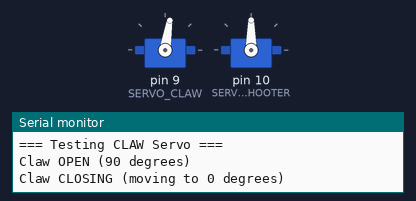
This sketch was run on a simulated Arduino Uno, built with avr-gcc and run on an emulated ATmega328P. Parts: 2 × servo, the last lines printed to the serial monitor.

Above: at 4.18 s.
At 5.4 s:
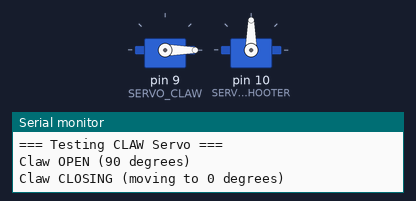
At 12.8 s:
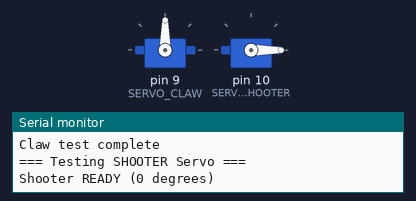
At 16.6 s:
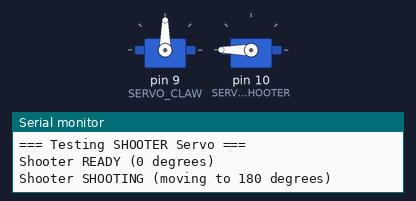
Timing chart, 0 to 40.0 s (numbered marks = the images above):
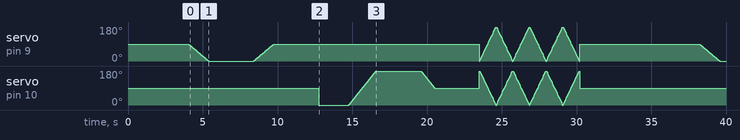

The sketch:

test_servos.ino
```cpp
/*
 * Servo Motor Test Sketch
 * Tests claw and shooter servos through their full range
 */

#include <Servo.h>

#define SERVO_CLAW     9
#define SERVO_SHOOTER  10

Servo clawServo;
Servo shooterServo;

void setup() {
  Serial.begin(9600);
  Serial.println("=== Servo Test ===");

  // Attach servos
  clawServo.attach(SERVO_CLAW);
  shooterServo.attach(SERVO_SHOOTER);

  // Initialize to neutral positions
  clawServo.write(90);
  shooterServo.write(90);

  Serial.println("Servos initialized to 90 degrees");
  Serial.println("Starting test in 2 seconds...\n");
  delay(2000);
}

void loop() {
  // Test claw servo
  Serial.println("=== Testing CLAW Servo ===");

  Serial.println("Claw OPEN (90 degrees)");
  clawServo.write(90);
  delay(2000);

  Serial.println("Claw CLOSING (moving to 0 degrees)");
  for (int pos = 90; pos >= 0; pos--) {
    clawServo.write(pos);
    delay(15);
  }
  delay(1000);

  Serial.println("Claw CLOSED (0 degrees)");
  delay(2000);

  Serial.println("Claw OPENING (moving to 90 degrees)");
  for (int pos = 0; pos <= 90; pos++) {
    clawServo.write(pos);
    delay(15);
  }
  delay(1000);

  Serial.println("Claw test complete\n");
  delay(2000);

  // Test shooter servo
  Serial.println("=== Testing SHOOTER Servo ===");

  Serial.println("Shooter READY (0 degrees)");
  shooterServo.write(0);
  delay(2000);

  Serial.println("Shooter SHOOTING (moving to 180 degrees)");
  for (int pos = 0; pos <= 180; pos++) {
    shooterServo.write(pos);
    delay(10);
  }
  delay(1000);

  Serial.println("Shooter at FULL extension (180 degrees)");
  delay(2000);

  Serial.println("Shooter RESETTING (moving to 90 degrees)");
  for (int pos = 180; pos >= 90; pos--) {
    shooterServo.write(pos);
    delay(10);
  }
  delay(1000);

  Serial.println("Shooter test complete\n");
  delay(2000);

  // Sweep test for both servos
  Serial.println("=== SWEEP Test (both servos) ===");
  for (int i = 0; i < 3; i++) {
    Serial.print("Sweep ");
    Serial.println(i + 1);

    for (int pos = 0; pos <= 180; pos += 5) {
      clawServo.write(pos);
      shooterServo.write(180 - pos);  // Move in opposite direction
      delay(30);
    }

    for (int pos = 180; pos >= 0; pos -= 5) {
      clawServo.write(pos);
      shooterServo.write(180 - pos);
      delay(30);
    }
  }

  // Return to neutral
  Serial.println("\nReturning to neutral positions...");
  clawServo.write(90);
  shooterServo.write(90);
  delay(1000);

  Serial.println("\n=== All servo tests complete ===");
  Serial.println("Repeating in 5 seconds...\n");
  delay(5000);
}

/*
 * EXPECTED BEHAVIOR:
 *
 * CLAW SERVO:
 * - 0° = Fully closed (gripping)
 * - 45° = Partially closed (holding)
 * - 90° = Fully open (released)
 *
 * SHOOTER SERVO:
 * - 0° = Ready position (loaded)
 * - 90° = Reset position
 * - 180° = Shoot position (launched)
 *
 * TROUBLESHOOTING:
 *
 * - Servo not moving:
 *   → Check power supply (needs 5V)
 *   → Verify PWM pin connection
 *   → Test with different servo
 *
 * - Servo jittering:
 *   → Add 100µF capacitor across servo power
 *   → Ensure solid connections
 *   → Reduce mechanical load
 *
 * - Servo moving to wrong angles:
 *   → Some servos are 180°, others 270°
 *   → Adjust angle ranges accordingly
 *   → Calibrate mechanical stops
 */
```
